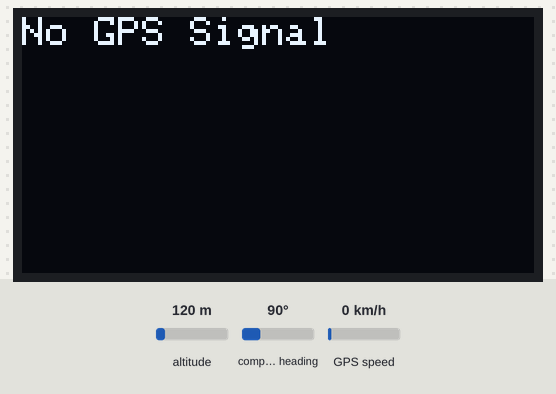
This sketch was run on a simulated Arduino Uno, built with avr-gcc and run on an emulated ATmega328P. On the bench: 128×64 one-colour display. The inputs (shaded band) are chosen by the test bench; at power-on: GPS speed 0 km/h, altitude 120 m, compass heading 90°. The GPS gets a fix after 3 s at 37.7749, -122.4194 with 8 satellites; what the sketch prints to the serial monitor is not drawn.

Above: at 1.2 s.
1.3 s: GPS speed set to 2 km/h
At 4.1 s:
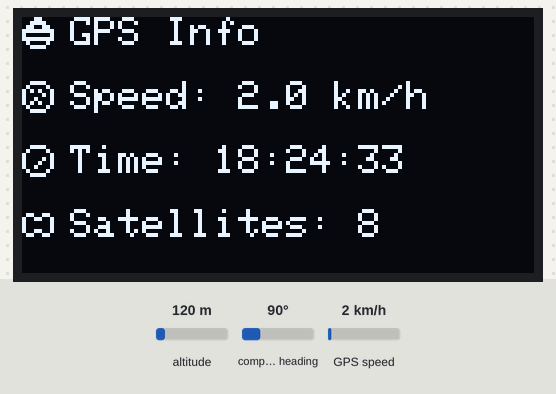
At 6.2 s:
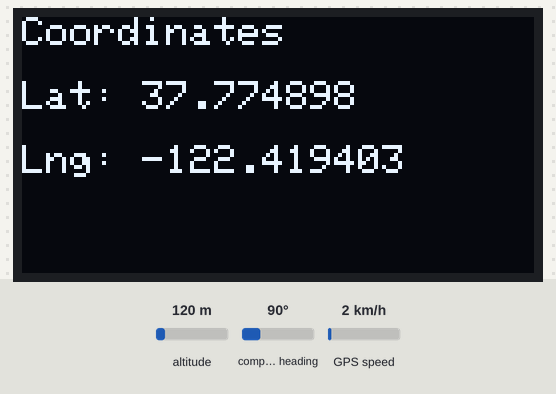
Timing chart, 0 to 7.7 s (numbered marks = the images above; inputs shaded):
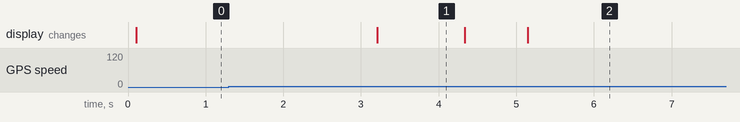

Measured:
- what the display in image 1 shows lasts 1.1 s, from 3.2 s to 4.3 s

The sketch:

gps-oled.ino
```cpp
#include <Adafruit_GFX.h>
#include <Adafruit_SSD1306.h>
#include <TinyGPS++.h>
#include <SoftwareSerial.h>

// OLED settings
#define SCREEN_WIDTH 128
#define SCREEN_HEIGHT 64
#define OLED_RESET    -1
Adafruit_SSD1306 display(SCREEN_WIDTH, SCREEN_HEIGHT, &Wire, OLED_RESET);

// GPS on SoftwareSerial
SoftwareSerial gpsSerial(4, 3); // TX, RX
TinyGPSPlus gps;

// View switch timer
unsigned long lastSwitch = 0;
const unsigned long viewDuration = 5000;
int currentView = 0; // 0 = Info, 1 = Coordinates

// ==== Icons (8x8) ====
const unsigned char gps_icon [] PROGMEM = {
  0x18, 0x3C, 0x66, 0xFF, 0x81, 0xFF, 0x42, 0x3C
};

const unsigned char speed_icon [] PROGMEM = {
  0x3C, 0x42, 0xA9, 0x85, 0x91, 0xA9, 0x42, 0x3C
};

const unsigned char clock_icon [] PROGMEM = {
  0x3C, 0x42, 0x81, 0x85, 0x89, 0x91, 0x42, 0x3C
};

const unsigned char sat_icon [] PROGMEM = {
  0x00, 0x66, 0x99, 0x81, 0x81, 0x99, 0x66, 0x00
};

void setup() {
  Serial.begin(9600);
  gpsSerial.begin(9600);

  if (!display.begin(SSD1306_SWITCHCAPVCC, 0x3C)) {
    Serial.println(F("OLED init failed"));
    while (true);
  }

  display.clearDisplay();
  display.setTextColor(SSD1306_WHITE);
  display.setTextSize(1);
  display.setCursor(0, 0);
  display.println(F("Waiting for GPS..."));
  display.display();
}

void loop() {
  while (gpsSerial.available()) {
    gps.encode(gpsSerial.read());
  }

  if (millis() - lastSwitch > viewDuration) {
    currentView = (currentView + 1) % 2;
    lastSwitch = millis();
  }

  display.clearDisplay();

  if (!gps.location.isValid()) {
    display.setCursor(0, 0);
    display.println(F("No GPS Signal"));
    display.display();
    return;
  }

  // Print to Serial Monitor
  Serial.print(F("Speed (km/h): "));
  Serial.println(gps.speed.kmph());

  Serial.print(F("Latitude: "));
  Serial.println(gps.location.lat(), 6);

  Serial.print(F("Longitude: "));
  Serial.println(gps.location.lng(), 6);

  Serial.print(F("Satellites: "));
  Serial.println(gps.satellites.isValid() ? gps.satellites.value() : -1);

  Serial.print(F("UTC Time: "));
  if (gps.time.isValid()) {
    int hourMY = (gps.time.hour() + 8) % 24;
    if (hourMY < 10) Serial.print('0');
    Serial.print(hourMY); Serial.print(':');
    if (gps.time.minute() < 10) Serial.print('0');
    Serial.print(gps.time.minute()); Serial.print(':');
    if (gps.time.second() < 10) Serial.print('0');
    Serial.println(gps.time.second());
  } else {
    Serial.println(F("--:--:--"));
  }

  // === Display ===
  if (currentView == 0) {
    // --- View 0: GPS Info ---
    display.drawBitmap(0, 0, gps_icon, 8, 8, WHITE);
    display.setCursor(12, 0);
    display.println(F("GPS Info"));

    display.drawBitmap(0, 16, speed_icon, 8, 8, WHITE);
    display.setCursor(12, 16);
    display.print(F("Speed: "));
    display.print(gps.speed.kmph(), 1);
    display.println(F(" km/h"));

    display.drawBitmap(0, 32, clock_icon, 8, 8, WHITE);
    display.setCursor(12, 32);
    display.print(F("Time: "));
    if (gps.time.isValid()) {
      int hourMY = (gps.time.hour() + 8) % 24;
      if (hourMY < 10) display.print('0');
      display.print(hourMY); display.print(':');
      if (gps.time.minute() < 10) display.print('0');
      display.print(gps.time.minute()); display.print(':');
      if (gps.time.second() < 10) display.print('0');
      display.print(gps.time.second());
    } else {
      display.print(F("--:--:--"));
    }

    display.drawBitmap(0, 48, sat_icon, 8, 8, WHITE);
    display.setCursor(12, 48);
    display.print(F("Satellites: "));
    if (gps.satellites.isValid()) {
      display.print(gps.satellites.value());
    } else {
      display.print(F("--"));
    }

  } else {
    // --- View 1: Coordinates ---
    display.setCursor(0, 0);
    display.println(F("Coordinates"));

    display.setCursor(0, 16);
    display.print(F("Lat: "));
    display.println(gps.location.lat(), 6);

    display.setCursor(0, 32);
    display.print(F("Lng: "));
    display.println(gps.location.lng(), 6);
  }

  display.display();
  delay(200);
}
```
